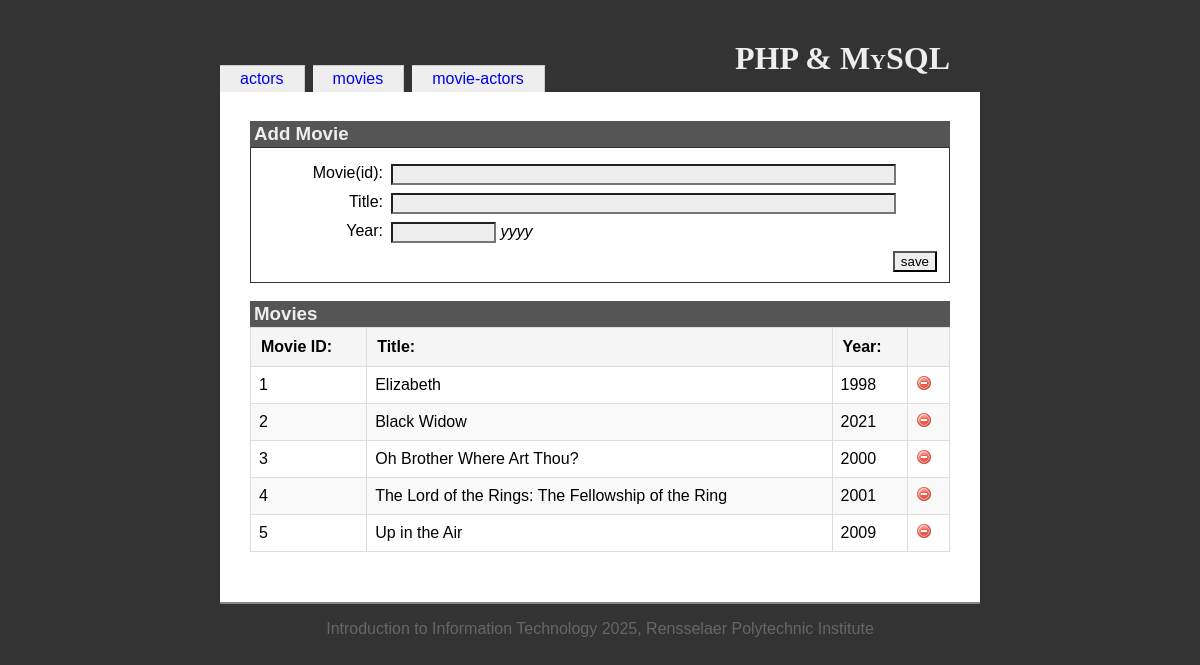
Page /inclassexample/movies.php on the earlier database version.
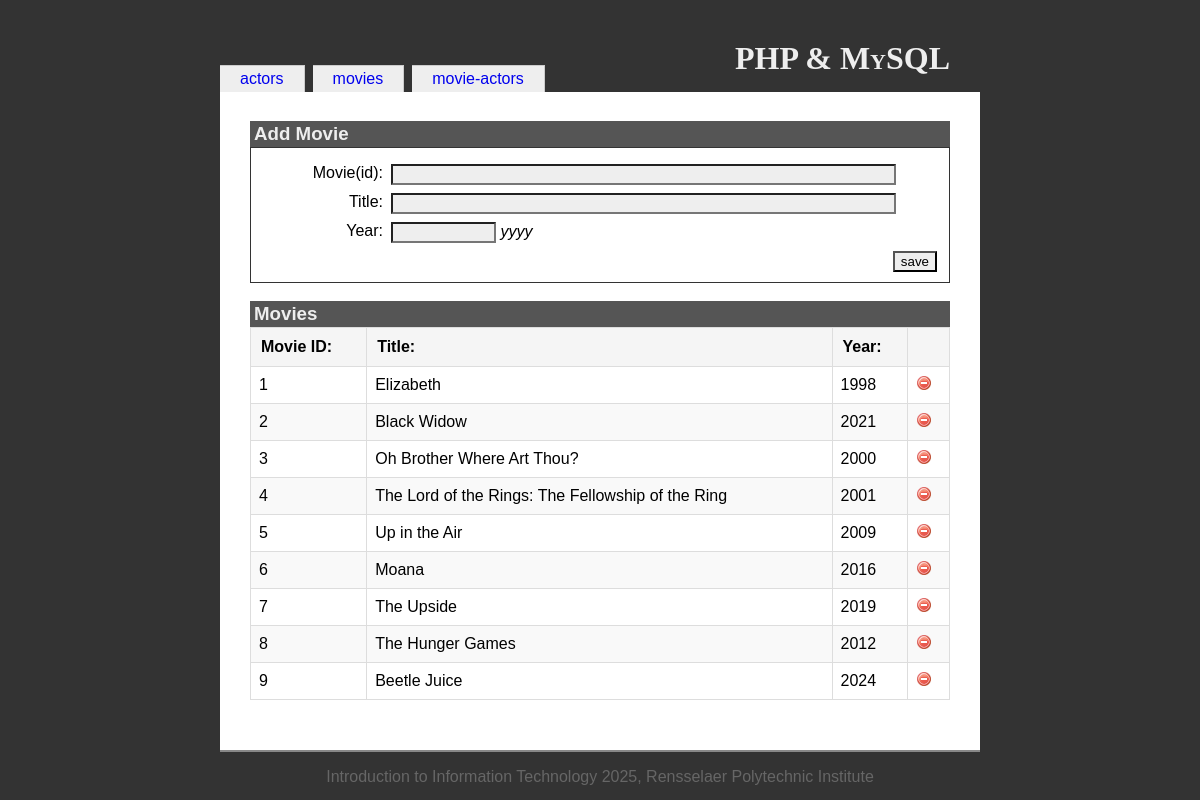
Same page on the later database version.
### tables this page shows
CREATE TABLE `movies` (
  `movieid` int(10) UNSIGNED NOT NULL,
  `title` varchar(100) NOT NULL,
  `year` char(4) DEFAULT NULL
);

### inclassexample/movies.php (the view, shortened to what this page needs)
<?php
  include('includes/init.inc.php');
  include('includes/functions.inc.php');
?>
<?php include('includes/head.inc.php'); ?>
<h1>PHP &amp; MySQL</h1>
<?php include('includes/menubody.inc.php'); ?>
<?php
  $dbOk = false;
  @ $db = new mysqli('localhost', 'root', 'PRLugo22!', 'iit');
  if ($db->connect_error) {
    echo '<div class="messages">Could not connect to the database. Error: ';
    echo $db->connect_errno . ' - ' . $db->connect_error . '</div>';
  } else {
    $dbOk = true;
  }
  $havePost = isset($_POST["save"]);
  $errors = '';
?>
<h3>Add Movie</h3>
<form id="addForm" name="addForm" action="movies.php" method="post" onsubmit="return validate(this);">
  <fieldset>
    <div class="formData">
      <label class="field" for="movieid">Movie(id):</label>
      <div class="value"><input type="text" size="60" value="<?php if($havePost && $errors != '') { echo $movieid; } ?>" name="movieid" id="movieid"/></div>
      <label class="field" for="title">Title:</label>
      <div class="value"><input type="text" size="60" value="<?php if($havePost && $errors != '') { echo $title; } ?>" name="title" id="title"/></div>
      <label class="field" for="year">Year:</label>
      <div class="value"><input type="text" size="10" maxlength="10" value="<?php if($havePost && $errors != '') { echo $year; } ?>" name="year" id="year"/> <em>yyyy</em></div>
      <input type="submit" value="save" id="save" name="save"/>
    </div>
  </fieldset>
</form>
<h3>Movies</h3>
<table id="movieTable">
<?php
  if ($dbOk) {
    $query = 'select * from movies order by movieid';
    $result = $db->query($query);
    $numRecords = $result->num_rows;
    echo '<tr><th>Movie ID:</th><th>Title:</th><th>Year:</th><th></th></tr>';
    for ($i=0; $i < $numRecords; $i++) {
      $record = $result->fetch_assoc();
      if ($i % 2 == 0) {
        echo "\n".'<tr id="movie-' . $record['movieid'] . '"><td>';
      } else {
        echo "\n".'<tr class="odd" id="movie-' . $record['movieid'] . '"><td>';
      }
      echo htmlspecialchars($record['movieid']) . '</td><td>';
      echo htmlspecialchars($record['title']);
      echo '</td><td>';
      echo htmlspecialchars($record['year']);
      echo '</td><td>';
      echo '<img src="resources/delete.png" class="deletemovie" width="16" height="16" alt="delete movie"/>';
      echo '</td></tr>';
    }
  }
?>
</table>
<?php include('includes/foot.inc.php');
?>

### inclassexample/includes/init.inc.php
<!DOCTYPE html>
<html>
  <head>

### inclassexample/includes/head.inc.php (shortened to what this page needs)
<!DOCTYPE html>
<html lang="en">
<head>
    <link href="resources/iit.css" rel="stylesheet" type="text/css"/>
</head>
<body>
    <div id="header">

### inclassexample/includes/menubody.inc.php (shortened to what this page needs)
<?php echo buildMenu(); ?>
</div>
<div id="bodyBlock">

### inclassexample/includes/functions.inc.php
<?php
function buildMenu() {
	$menu = array(
		'index' => 'actors',
		'movies' => 'movies',
		'relationship' => 'movie-actors'
	);
	$menuOutput = '<ul id="menu">';
	foreach ($menu as $key => $value) {
		if($_SERVER['PHP_SELF'] == "/$key.php") {
			$selected = ' class="selected"';
		} else {
			$selected = '';
		}
		$menuOutput .= '<li' . $selected . '><a href="' . $key . '.php" title="' . $value . '">' . $value . '</a></li>';
	}
	$menuOutput .= '</ul>';
  return $menuOutput;
}
?>

### inclassexample/includes/foot.inc.php
    </div>
    <div id="footer">
      Introduction to Information Technology 2025, Rensselaer Polytechnic Institute
    </div>
  </body>
</html>

### inclassexample/resources/iit.css (style rules this page uses)
body { font-family: Georgia, Arial, Helvetica, sans-serif; color: black; background-color: #333; margin: 0; padding: 0; }
#header { position: relative; width: 760px; margin: 0 auto; color: #eee; background-color: #333; padding: 0; }
h1 { position: relative; top: 20px; text-align: right; margin: 20px 30px 0 0; font-family: Palatino, Times New Roman, Times, serif; font-variant: small-caps; }
#menu { width: 100%; margin: 0.5em 0 0 0; padding: 0; }
#menu li { display: inline-block; list-style: none; padding: 0; margin: 0 0.5em 0 0; color: #333; background-color: #eee; border-top: 1px solid #ccc; border-right: 1px solid #ccc; }
#menu a { display: block; padding: 4px 20px; text-decoration: none; }
#bodyBlock { width: 700px; margin: 0 auto; padding: 10px 30px 30px 30px; color: black; background-color: white; border-bottom: 2px solid #888; }
fieldset { clear: both; margin: 0; padding-top: 1em; border: 1px solid #333; }
.field { width: 120px; margin: 0 0.5em 0.5em 0; float: left; clear: left; text-align: right; }
.value { margin: 0 0 0.5em 0; }
input { background-color: #eee; color: black; }
#save { float: right; }
h3 { margin: 1em 0 0 0; background-color: #555; color: #eee; padding: 2px 4px; }
table { margin: 0; }
th { text-align: left; padding-right: 1em; }
td { padding-right: 1em; }
#footer { text-align: center; margin: 1em 0 0 0; color: #666; background-color: transparent; }
.deleteActor, .deletemovie { cursor: pointer; }
#actorTable, #movieTable, #movieActorTable { width: 100%; border-collapse: collapse; margin-bottom: 20px; }
#actorTable td, #movieTable td, #movieActorTable td { padding: 8px; border: 1px solid #ddd; }
#actorTable th, #movieTable th, #movieActorTable th { background-color: #f5f5f5; padding: 10px; border: 1px solid #ddd; text-align: left; }
#actorTable tr.odd, #movieTable tr.odd, #movieActorTable tr.odd { background-color: #f9f9f9; }

Differences in the rows shown:
added movies: movieid "6", title "Moana", year "2016"
added movies: movieid "7", title "The Upside", year "2019"
added movies: movieid "8", title "The Hunger Games", year "2012"
added movies: movieid "9", title "Beetle Juice", year "2024"
